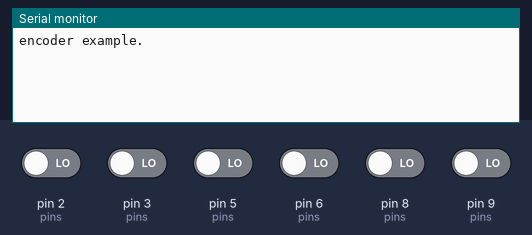
A sketch run on a simulated Arduino Uno, built with avr-gcc and run on an emulated ATmega328P. Shown: the last lines printed to the serial monitor. The inputs (shaded band) are chosen by the test bench; at power-on: pin 2 (pins), pin 3 (pins), pin 5 (pins), pin 6 (pins), pin 8 (pins), pin 9 (pins) LOW.

Above: at 1.2 s.
1.3 s: pin 3 (pins) driven HIGH
At 1.9 s:
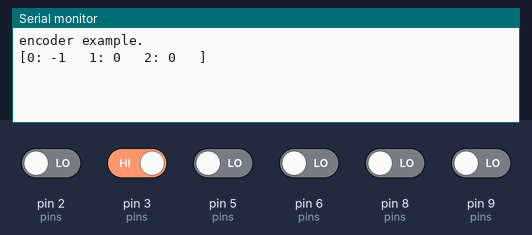
2.8 s: pin 6 (pins) driven HIGH
At 4.0 s:
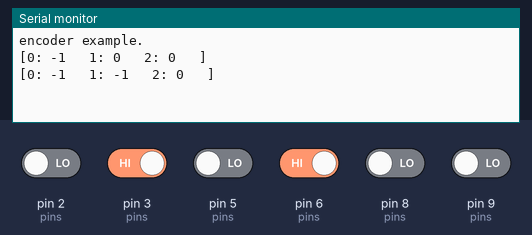
4.3 s: pin 9 (pins) driven HIGH
At 5.4 s:
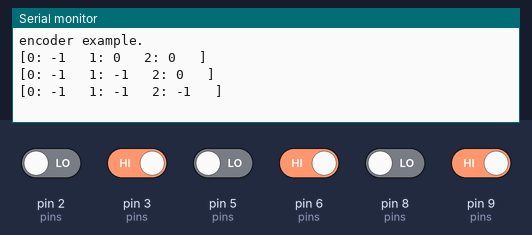

The sketch:

i2cencoders.ino
```cpp
#include <Wire.h>
#define LEN(x) (sizeof(x)/sizeof(x[0]))

#define ADDRESS 0xD0

int n = LOW;

typedef struct {
  int a;
  int b;
  int c;
} Message;

typedef struct {
  int pinA;
  int pinB;
  int pos;
  int pinALast;
} Encoder;

Encoder pins[] = {
  {3, 2, 0, LOW},
  {6, 5, 0, LOW},
  {9, 8, 0, LOW}
};

Message msg;

void initPins() {
  for (int i = 0; i < LEN(pins); i++) {
   pinMode (pins[i].pinA,INPUT);
   pinMode (pins[i].pinB,INPUT);
  }
}

void readPins() {
  for (int i = 0; i < LEN(pins); i++) {
    //position
    n = digitalRead(pins[i].pinA);
    if ((pins[i].pinALast == LOW) && (n == HIGH)) {
     if (digitalRead(pins[i].pinB) == LOW) {
       pins[i].pos--;
     } else {
       pins[i].pos++;
     }

     printPinValues();
    }

    pins[i].pinALast = n;
  }
}


void resetPinValues() {
  for (int i = 0; i < LEN(pins); i++) {
    pins[i].pos = 0;
  }
}

void printPinValues() {
  Serial.print("[");

  for (int i = 0; i < LEN(pins); i++) {
    Serial.print(i, DEC); Serial.print(": ");
    Serial.print(pins[i].pos, DEC); Serial.print(" \t");
  }

  Serial.println("]");
}

Message getMessage() {
  msg.a = pins[0].pos;
  msg.b = pins[1].pos;
  msg.c = pins[2].pos;
  resetPinValues();
  return msg;
}

void requestEvent() {
  Message msg = getMessage();
  Wire.write((char*)(&msg), sizeof(msg));
  Serial.println("Response sent.");
}

void setup() {
  Wire.begin(ADDRESS);
  Wire.onRequest(requestEvent);
  initPins();
  Serial.begin (9600);
  Serial.println ("encoder example.");
}

void loop() {
  readPins();
}
```

Measured:
- after the input at 1.3 s, the serial monitor: prints a new line at once (image 1)
- after the input at 2.8 s, the serial monitor: prints a new line at once (image 2)
- after the input at 4.3 s, the serial monitor: prints a new line at once (image 3)
